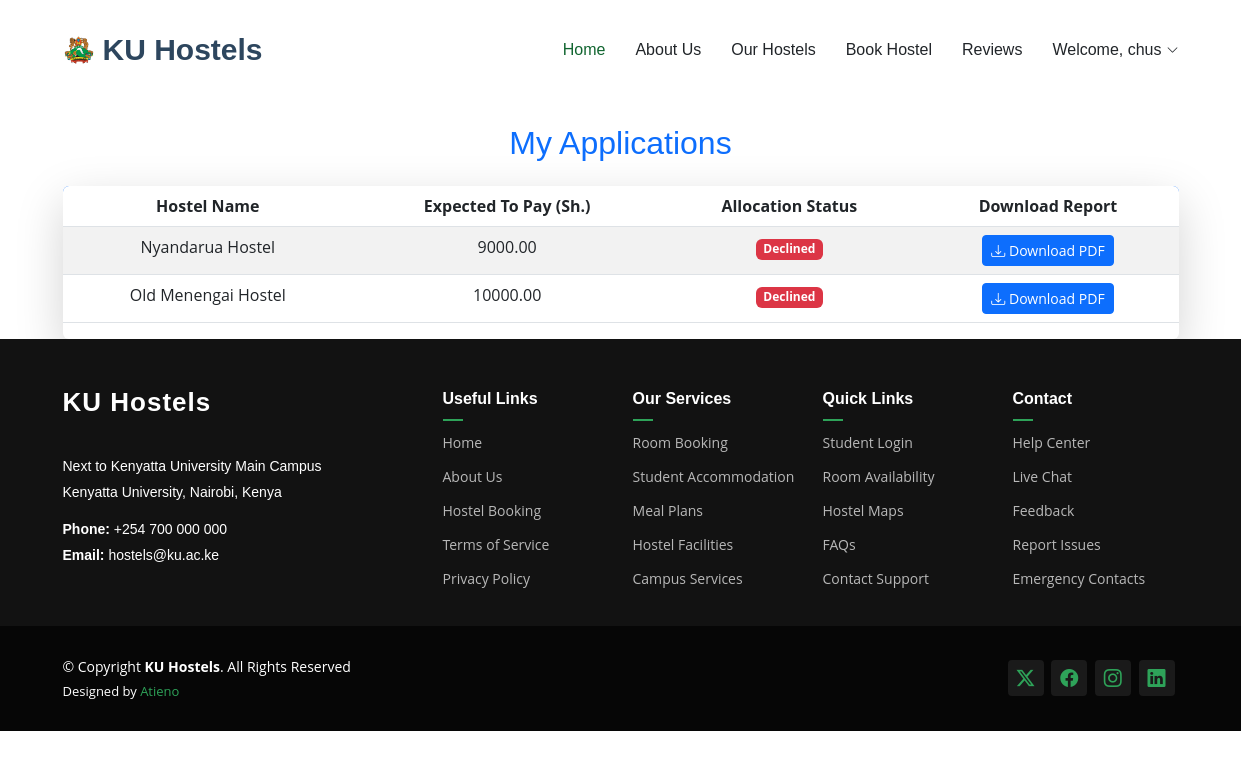
Page /my_applications/ (signed in) on the committed database.
### myapp/models.py (models this page shows, shortened)
class HostelApplication(models.Model):
    GENDER_CHOICES = [
        ('Male', 'Male'),
        ('Female', 'Female'),
    ]
    HOSTEL_TYPE_CHOICES = [
        ('Single Room', 'Single Room'),
        ('Double Room', 'Double Room'),
        ('Triple Room', 'Triple Room'),
        ('Quadruple Room', 'Quadruple Room'),
        ('Quintuple Room', 'Quintuple Room'),
        ('Sextuple Room', 'Sextuple Room'),
    ]
    LOCATION_CHOICES = [
        ('On-campus', 'On-campus'),
        ('Off-campus', 'Off-campus'),
    ]
    STATUS_CHOICES = [
        ('Pending', 'Pending'),
        ('Allocated', 'Allocated'),
    ]
    YEAR_OF_STUDY_CHOICES = [
        ('Year One', 'Year One'),
        ('Year Two', 'Year Two'),
        ('Year Three', 'Year Three'),
        ('Year Four', 'Year Four'),
        ('Year Five', 'Year Five'),
        ('Year Six', 'Year Six'),
    ]
    user = models.ForeignKey(User, on_delete=models.CASCADE)
    name = models.CharField(max_length=100)
    reg_number = models.CharField(max_length=50, unique=True)
    year_of_study = models.CharField(max_length=20, choices=YEAR_OF_STUDY_CHOICES)
    gender = models.CharField(max_length=10, choices=GENDER_CHOICES)
    hostel_type = models.CharField(max_length=20, choices=HOSTEL_TYPE_CHOICES)
    location = models.CharField(max_length=10, choices=LOCATION_CHOICES)
    hostel_name = models.CharField(max_length=100)
    cost_per_semester = models.DecimalField(max_digits=10, decimal_places=2)
    status = models.CharField(max_length=10, choices=STATUS_CHOICES, default='Pending')

### myapp/views.py (the view)
# urls.py: path('my_applications/', views.my_applications, name='my_applications'),
def my_applications(request):
    if not request.user.is_authenticated:
        messages.warning(request, "You must log in to view your applications.")
        return redirect('login_page')  # Redirects to your login page
    applications = HostelApplication.objects.filter(user=request.user)
    return render(request, 'my_applications.html', {'applications': applications})

### templates/my_applications.html (shortened to what this page needs)
{% extends 'base.html' %}
{% load static %}
{% block Content %}
<div class="container mt-4">
    <h2 class="text-center text-primary mb-4">My Applications</h2>
    <div class="table-responsive shadow-lg rounded">
        <table class="table table-striped table-hover text-center">
            <thead class="thead-dark">
                <tr class="bg-primary text-white">
                    <th>Hostel Name</th>
                    <th>Expected To Pay (Sh.)</th>
                    <th>Allocation Status</th>
                    <th>Download Report</th>
                </tr>
            </thead>
            <tbody>
                {% for application in applications %}
                <tr>
                    <td>{{ application.hostel_name }}</td>
                    <td>{{ application.cost_per_semester }}</td>
                    <td>
                        {% if application.status == "Pending" %}
                            <span class="badge bg-warning text-dark">Pending</span>
                        {% elif application.status == "Declined" %}
                            <span class="badge bg-danger">Declined</span>
                        {% else %}
                            <span class="badge bg-success">Accepted</span>
                        {% endif %}
                    </td>
                    <td>
                        <a href="{% url 'myapp:download_application_report' application.id %}" class="btn btn-primary btn-sm">
                            <i class="bi bi-download"></i> Download PDF
                        </a>
                    </td>
                </tr>
                {% empty %}
                <tr>
                    <td colspan="4" class="text-muted text-center">No applications found.</td>
                </tr>
                {% endfor %}
            </tbody>
        </table>
    </div>
</div>
{% endblock %}

### templates/header.html (shortened to what this page needs)
{% load static %}
<header id="header" class="header d-flex align-items-center position-relative">
    <div class="container-fluid container-xl position-relative d-flex align-items-center justify-content-between">
      <a href="{% url 'myapp:home_page' %}" class="logo d-flex align-items-center">
        <img src="{% static 'assets/img/logo.png' %}" alt="AgriCulture">
        <h1 class="sitename">KU Hostels</h1>
      </a>
      <nav id="navmenu" class="navmenu">
        <ul>
          <li><a href="{% url 'myapp:home_page' %}" class="active">Home</a></li>
          <li><a href="{% url 'myapp:home_page' %}#about">About Us</a></li>
          <li><a href="{% url 'myapp:home_page' %}#services">Our Hostels</a></li>
          <li><a href="{% url 'myapp:book_hostel' %}">Book Hostel</a></li>
          <li><a href="{% url 'myapp:home_page' %}#testimonials">Reviews</a></li>
          <li class="dropdown">
            {% if user.is_authenticated %}
                <a href="#"><span>Welcome, {{ user.username }}</span> <i class="bi bi-chevron-down toggle-dropdown"></i></a>
            {% else %}
                <a href="#"><span>Login / Sign up</span> <i class="bi bi-chevron-down toggle-dropdown"></i></a>
                <ul>
                    <li><a href="{% url 'myapp:login_page' %}">Login</a></li>
                    <li><a href="{% url 'myapp:register' %}">Register</a></li>
                </ul>
            {% endif %}
        </li>
        </ul>
      </nav>
    </div>
  </header>

### static/assets/css/main.css (style rules this page uses)
:root { --default-font: "Open Sans", system-ui, -apple-system, "Segoe UI", Roboto, "Helvetica Neue", Arial, "Noto Sans", "Liberation Sans", sans-serif, "Apple Color Emoji", "Segoe UI Emoji", "Segoe UI Symbol", "Noto Color Emoji"; --heading-font: "Marcellus", sans-serif; --nav-font: "Marcellus", sans-serif; }
:root { --background-color: #ffffff; --default-color: #212529; --heading-color: #2d465e; --accent-color: #116530; --surface-color: #ffffff; --contrast-color: #ffffff; }
:root { --nav-color: #212529; --nav-hover-color: #116530; --nav-mobile-background-color: #ffffff; --nav-dropdown-background-color: #ffffff; --nav-dropdown-color: #212529; --nav-dropdown-hover-color: #116530; }
:root { scroll-behavior: smooth; }
body { color: var(--default-color); background-color: var(--background-color); font-family: var(--default-font); }
a { color: var(--accent-color); text-decoration: none; transition: 0.3s; }
h1, h2, h3, h4, h5, h6 { color: var(--heading-color); font-family: var(--heading-font); }
.header { color: var(--default-color); background-color: var(--background-color); padding: 20px 0; transition: all 0.5s; z-index: 997; }
.header .logo { line-height: 1; }
.header .logo img { max-height: 32px; margin-right: 8px; }
.header .logo h1 { font-size: 30px; margin: 0; font-weight: 700; color: var(--heading-color); }
@media (min-width: 1200px) { .navmenu { padding: 0; } }
@media (min-width: 1200px) { .navmenu ul { margin: 0; padding: 0; display: flex; list-style: none; align-items: center; } }
@media (min-width: 1200px) { .navmenu li { position: relative; } }
@media (min-width: 1200px) { .navmenu a, .navmenu a:focus { color: var(--nav-color); padding: 18px 15px; font-size: 16px; font-family: var(--nav-font); font-weight: 400; display: flex; align-items: center; justify-content: space-between; white-space: nowrap; transition: 0.3s; } }
@media (min-width: 1200px) { .navmenu a i, .navmenu a:focus i { font-size: 12px; line-height: 0; margin-left: 5px; transition: 0.3s; } }
@media (min-width: 1200px) { .navmenu li:last-child a { padding-right: 0; } }
@media (min-width: 1200px) { .navmenu li:hover>a, .navmenu .active, .navmenu .active:focus { color: var(--nav-hover-color); } }

### rows in the picture
HostelApplication: hostel_name "Nyandarua Hostel", cost_per_semester "9000.00", status "Declined"
HostelApplication: hostel_name "Old Menengai Hostel", cost_per_semester "10000.00", status "Declined"

### other values in the picture
{{ user.username }} "chus"
